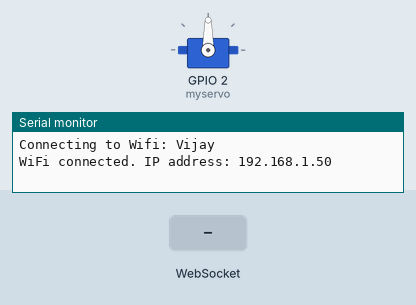
A sketch run on a simulated ESP8266 (NodeMCU). Parts: servo, the last lines printed to the serial monitor. The test bench sets the inputs (shaded band). WiFi joins after 1.5 s; servers stay silent unless stated.

Above: at 2.7 s.
2.8 s: WebSocket text "1" received
At 3.25 s:
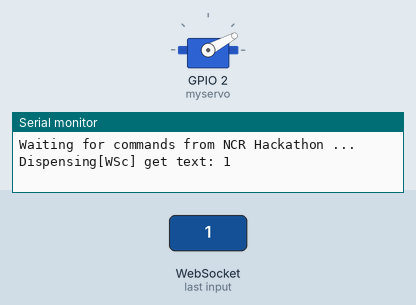
At 9.5 s:
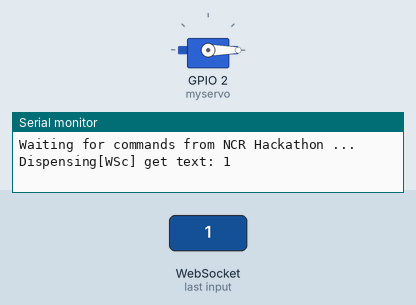
Timing chart, 0 to 11.0 s (numbered marks = the images above; inputs shaded):
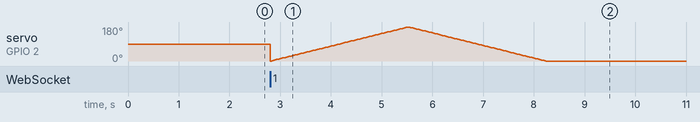

The sketch:

VendArduino.ino
```cpp
/*
 Version 0.4 - April 26 2019
*/

#include <Arduino.h>
#include <ESP8266WiFi.h>
#include <ESP8266WiFiMulti.h>
#include <WebSocketsClient.h>
#include <StreamString.h>
#include <Servo.h>


int pos =0;
Servo myservo;

ESP8266WiFiMulti WiFiMulti;
WebSocketsClient webSocket;
WiFiClient client;

#define MyApiKey "479dfbc8-73d4-4d1e-85cd-390038f47b5d"
#define MySSID "Vijay"
#define MyWifiPassword "9966413858"
#define HEARTBEAT_INTERVAL 300000 // 5 Minutes

uint64_t heartbeatTimestamp = 0;
bool isConnected = false;
String prevValue="";

void dispense()
{
  //Serial.println("Backward");
  for (pos = 0; pos <= 180; pos += 1) { // goes from 0 degrees to 180 degrees
    // in steps of 1 degree
    myservo.write(pos);              // tell servo to go to position in variable 'pos'
    delay(15);                       // waits 15ms for the servo to reach the position
  }
  //Serial.println("Forward");
  for (pos = 180; pos >= 0; pos -= 1) { // goes from 180 degrees to 0 degrees
    myservo.write(pos);              // tell servo to go to position in variable 'pos'
    delay(15);                       // waits 15ms for the servo to reach the position
  }
}

void webSocketEvent(WStype_t type, uint8_t * payload, size_t length) {
  switch(type) {
    case WStype_DISCONNECTED:
      isConnected = false;
      Serial.printf("[WSc] Webservice disconnected from NCR Hackathon!\n");
      break;
    case WStype_CONNECTED: {
      isConnected = true;
      Serial.printf("[WSc] Service connected to NCR Hackathon at url: %s\n", payload);
      Serial.printf("Waiting for commands from NCR Hackathon ...\n");
      }
      break;
    case WStype_TEXT: {

        String str = (char*)payload;
        if(str != prevValue)
        {
          Serial.printf("Dispensing");
          Serial.printf("[WSc] get text: %s\n", payload);
          prevValue= str;
          dispense();
        }
      }
      break;
    case WStype_BIN:
      Serial.printf("[WSc] get binary length: %u\n", length);
      break;
      default:
      Serial.printf("[WSc] Case else: %u\n", length);
  }
}

void setup() {
  Serial.begin(115200);
  myservo.attach(2);
  WiFiMulti.addAP(MySSID, MyWifiPassword);
  Serial.println();
  Serial.print("Connecting to Wifi: ");
  Serial.println(MySSID);

  // Waiting for Wifi connect
  while(WiFiMulti.run() != WL_CONNECTED) {
    delay(500);
    Serial.print(".");
  }
  if(WiFiMulti.run() == WL_CONNECTED) {
    Serial.println("");
    Serial.print("WiFi connected. ");
    Serial.print("IP address: ");
    Serial.println(WiFi.localIP());
  }

  // server address, port and URL
  webSocket.begin("104.215.158.8", 8082, "/");

  // event handler
  webSocket.onEvent(webSocketEvent);
}

void loop() {

  webSocket.loop();

  if(isConnected) {
      uint64_t now = millis();
      webSocket.sendTXT("H");
      delay(2000);

      // Send heartbeat in order to avoid disconnections during ISP resetting IPs over night.
      if((now - heartbeatTimestamp) > HEARTBEAT_INTERVAL) {
          heartbeatTimestamp = now;
          webSocket.sendTXT("H");
      }
  }
}
```
